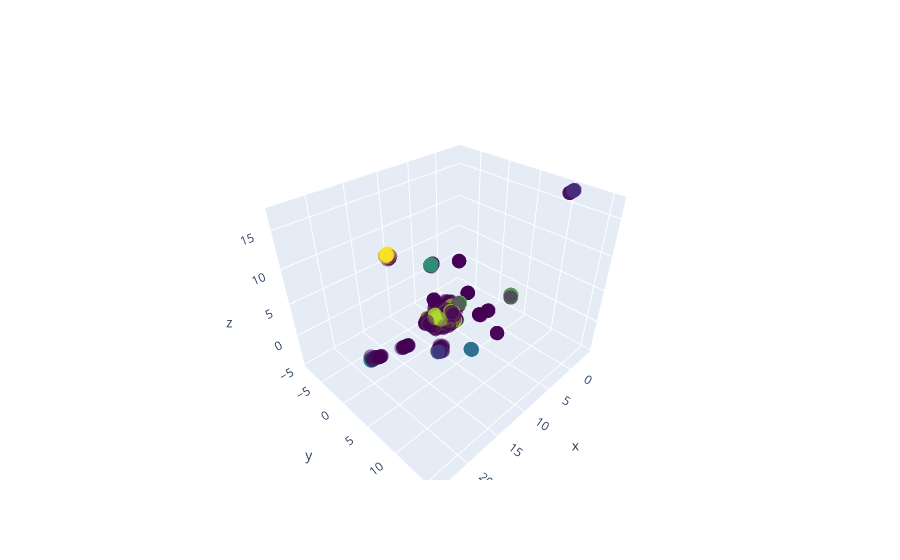

Here is the notebook cell this chart was saved with:
### Code cell
## plotting the 3d clusters

import plotly

import plotly.graph_objs as go

fig = go.Figure(data=[go.Scatter3d(x=X_umap[:,0], y=X_umap[:,1], z=X_umap[:,2], mode='markers', marker=dict(size=5, color=X_k.labels_, colorscale='Viridis', opacity=0.5))])
fig.show()

### Figure 1 — Plotly figure (JSON) as saved in the notebook; plotly's stock layout.template omitted (floating-point values rounded to 4 significant figures; data arrays with more than 128 entries replaced by an {"elided": "..."} marker saying what was removed)
{"data": [{"marker": {"color": {"elided": "791 int values"}, "colorscale": [[0, "#440154"], [0.1111, "#482878"], [0.2222, "#3e4989"], [0.3333, "#31688e"], [0.4444, "#26828e"], [0.5556, "#1f9e89"], [0.6667, "#35b779"], [0.7778, "#6ece58"], [0.8889, "#b5de2b"], [1, "#fde725"]], "opacity": 0.5, "size": 5}, "mode": "markers", "type": "scatter3d", "x": {"elided": "791 float values"}, "y": {"elided": "791 float values"}, "z": {"elided": "791 float values"}}], "layout": {}}
